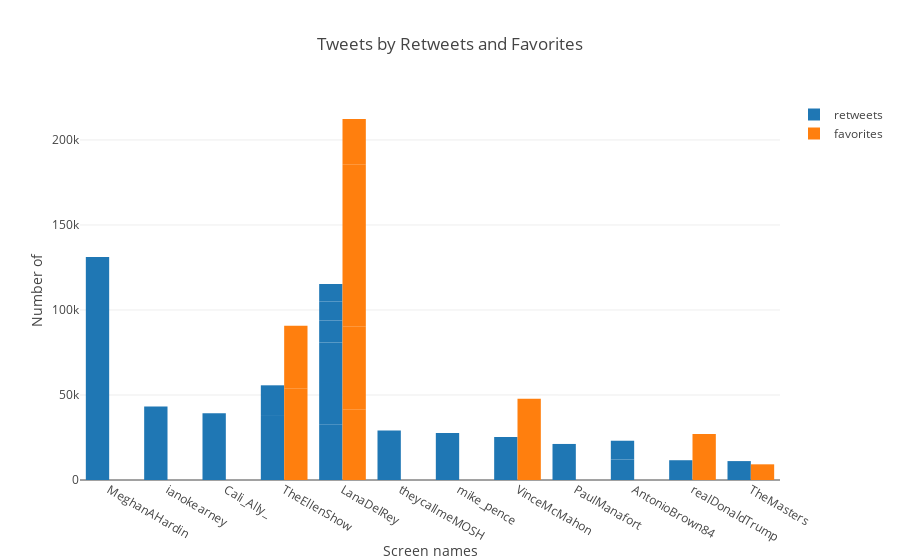

Notebook code cell kept with this figure:
### Markdown cell above
## Bar graphs and other Basic Graphs

Now we can move on to more complicated, interactive graphs, the first of which can be the bar graph. A simple way to convey data, a bar graph is ubiquitious, and as a result is often be used incorrectly. A bar graph is best used when the data is both numerical, and easily differentiable.

An important part of any graph is it's labeling. The labeling of a graph can change it from informative to misleading so it is important to get it right. Plotly makes labeling very easy, all that is required is to make a layout object and pass in the desired args!

### Code cell
data = [Bar(x=tweets.screen_name,y=tweets.retweet_count, name = "retweets"),
        Bar(x=tweets.screen_name,y=tweets.favorite_count, name = "favorites")] 

layout = Layout(title="Tweets by Retweets and Favorites",
                xaxis=dict(title='Screen names'),
                yaxis=dict(title='Number of'))

figure = Figure(data=data, layout=layout)
py.iplot(figure)

### Figure 1 — Plotly figure (JSON) as saved in the notebook; plotly's stock layout.template omitted (floating-point values rounded to 4 significant figures)
{"data": [{"name": "retweets", "type": "bar", "x": ["MeghanAHardin", "ianokearney", "Cali_Ally_", "TheEllenShow", "LanaDelRey", "theycallmeMOSH", "mike_pence", "VinceMcMahon", "LanaDelRey", "LanaDelRey", "PaulManafort", "TheEllenShow", "LanaDelRey", "AntonioBrown84", "realDonaldTrump", "LanaDelRey", "TheMasters", "AntonioBrown84", "LanaDelRey"], "y": [131102, 43259, 39202, 37668, 32533, 29073, 27608, 25266, 25081, 23234, 21206, 18028, 12951, 12070, 11633, 11255, 11124, 11026, 10219]}, {"name": "favorites", "type": "bar", "x": ["MeghanAHardin", "ianokearney", "Cali_Ally_", "TheEllenShow", "LanaDelRey", "theycallmeMOSH", "mike_pence", "VinceMcMahon", "LanaDelRey", "LanaDelRey", "PaulManafort", "TheEllenShow", "LanaDelRey", "AntonioBrown84", "realDonaldTrump", "LanaDelRey", "TheMasters", "AntonioBrown84", "LanaDelRey"], "y": [0, 0, 0, 53652, 41685, 0, 0, 47771, 48714, 33168, 0, 37136, 25852, 0, 27028, 35941, 9221, 0, 26970]}], "layout": {"title": "Tweets by Retweets and Favorites", "xaxis": {"title": "Screen names"}, "yaxis": {"title": "Number of"}}}
